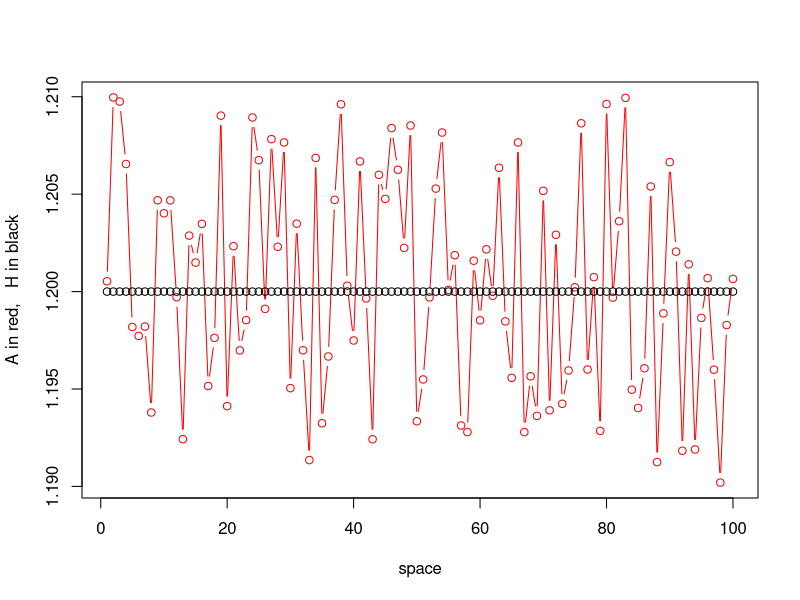
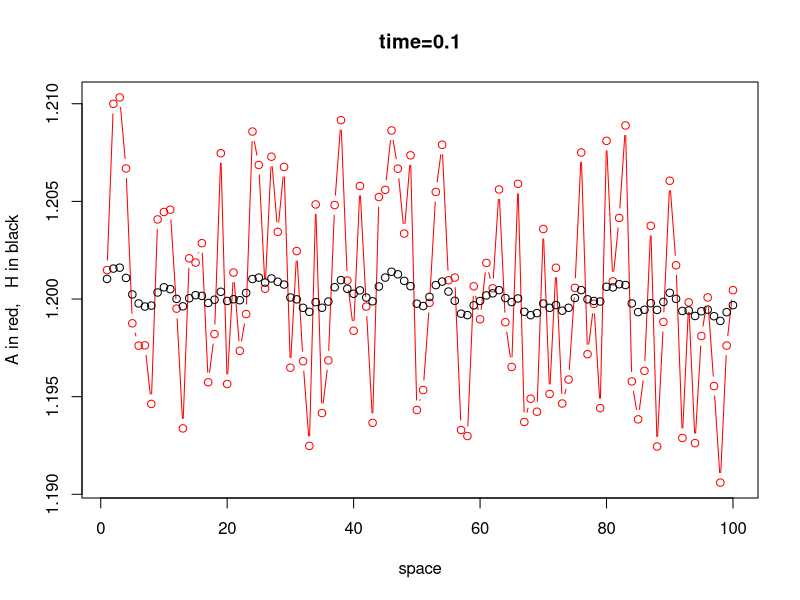
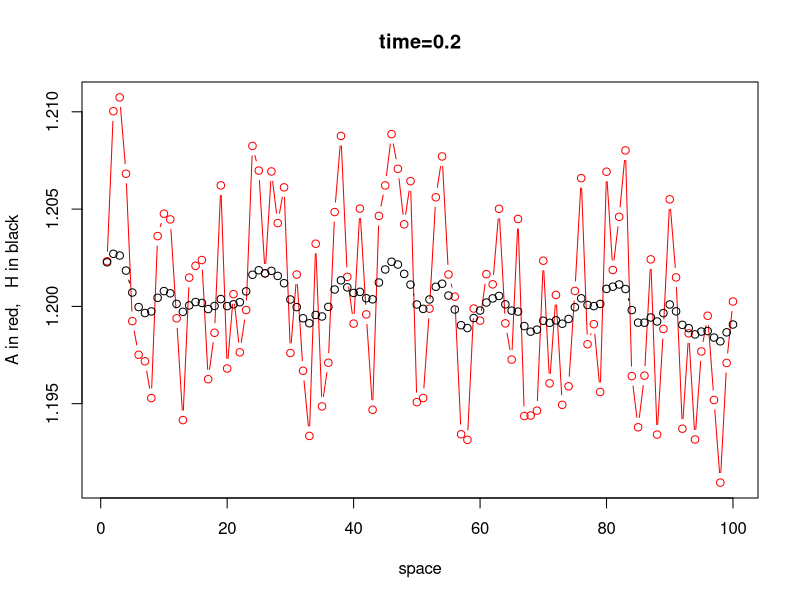
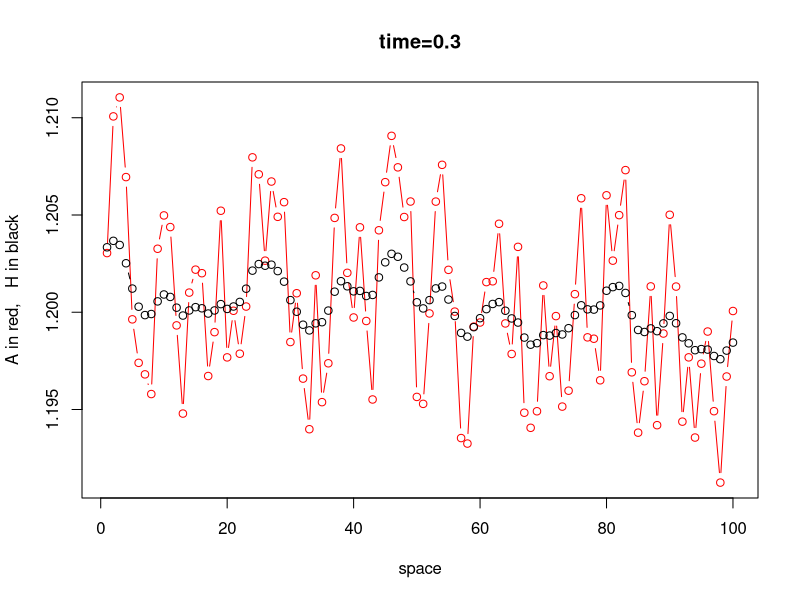
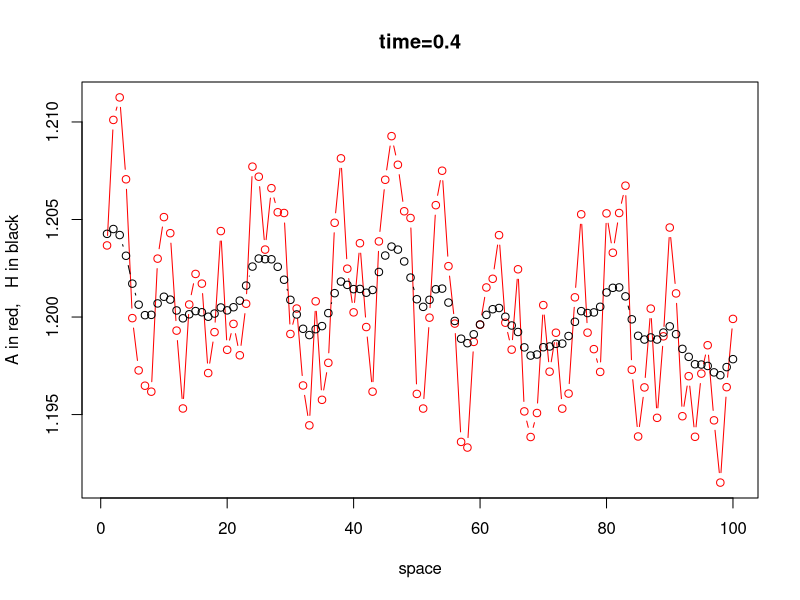
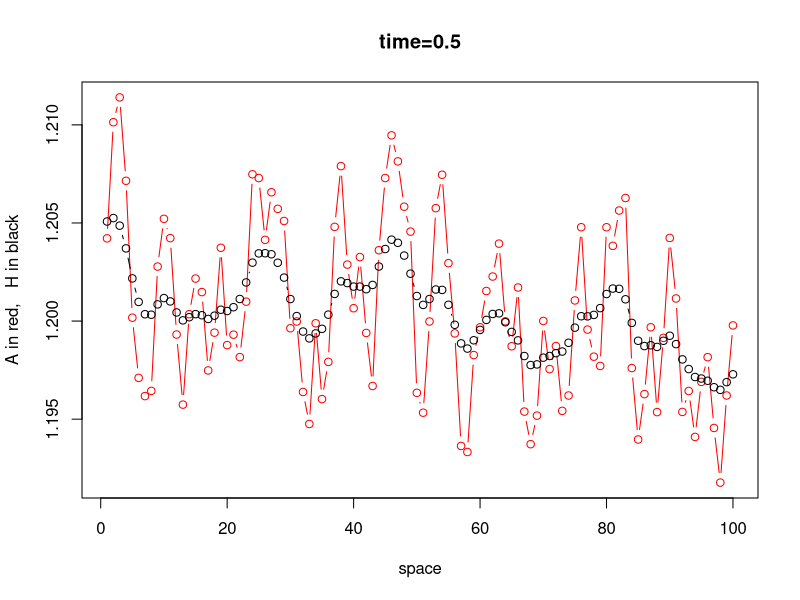
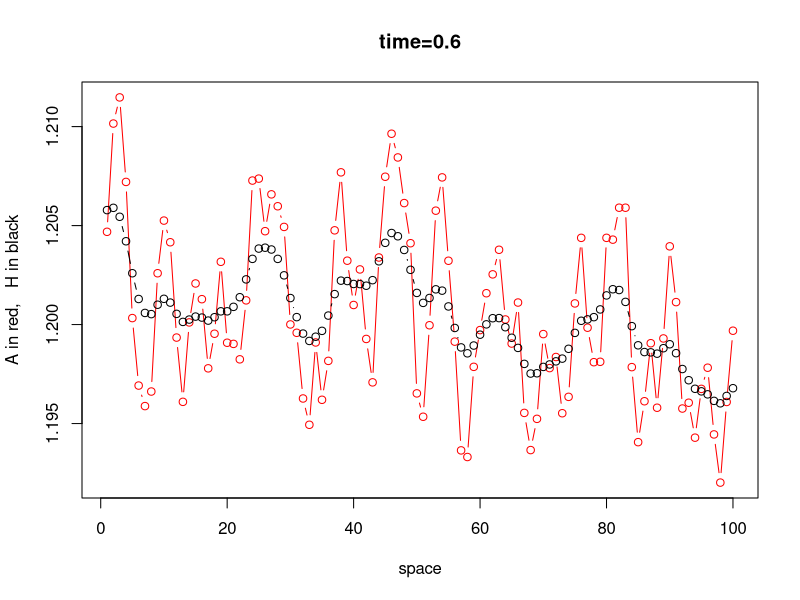
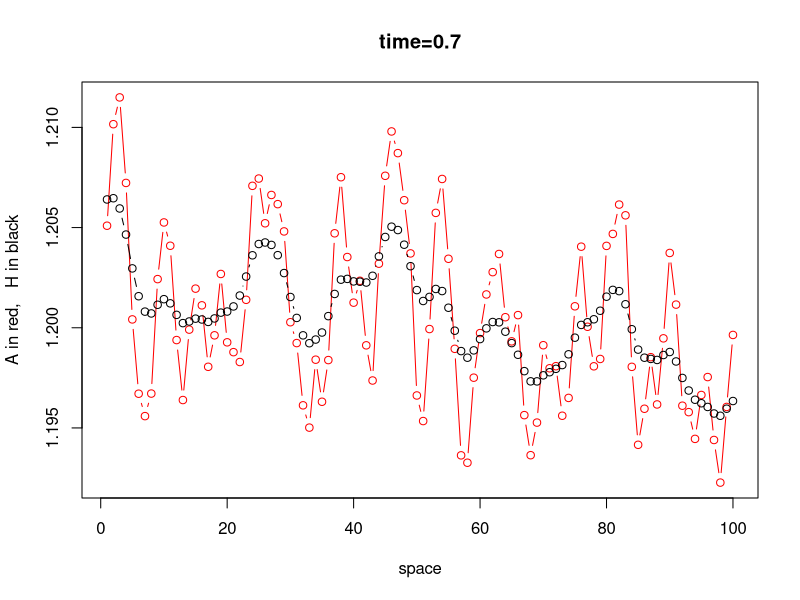

R code for these plots, in order:
#
# Reaction--Diffusion system of Gierer and Meinhardt taken from
#  Edelstien-Keshet book page 531.
#
#          2              2
#  da     a              d a
#  -- =  --- - mu*a + Da --- 
#  dt     h                2
#                        dx
#
#
#                        2
#  dh    2             d h
#  -- = a  - nu*h + Dh --- 
#  dt                    2
#                      dx
#
#
#  homogeneous equilibrium
#        nu           nu
#   a = -----,   h = -----
#                       2
#        mu           mu
#
#  is stable when  nu > mu, without diffusion
#
#  
##########################################################################


# parameters
#
mu = 1.0     # decay rate rate activator
nu = 1.2     # decay rate rate inhibitor

Da = 1    # diffusion coefficent of activator
Dh = 20    # diffusion coefficent of inhibitor


Nt = 50000   # number of time steps to take
dt = 0.001   # time step

tplot = 100    # make a plot every this many steps
tpause = 0.1 # system pause in animation

Nx = 100     # number of space steps 
dx = 1.0     # length of space step


# initial conditions -- equilibrium, then perturb
#
a0 = nu/mu    
h0 = nu/mu^2
A = array(a0 , Nx) 
H = array(h0 , Nx)
Anew = A
Hnew = H

# perturbation of equilibrium
#
A = A + runif(Nx,-0.01,0.01) # perturb
#k = 1; A = A + 0.01*cos(k*pi*((1:Nx)-1/2)/Nx)

# make reaction functions 
#
Ra = function(x,y) (x  /y - mu)*x
Rh = function(x,y) (x^2/y - nu)*y

# per time step hopping rates from diffusion
#
pa = dt*Da/dx^2
ph = dt*Dh/dx^2

# plot the initial conditions and pause
#
ymax = max( max(A),max(H))
ymax = max(ymax, 1.005*max(a0,h0))
ymin = min( min(A),min(H))
ymin = min(ymin, 0.995*min(a0,h0))
plot(A,type='b',col='red',ylim=c(ymin,ymax),xlab="space",ylab="A in red,   H in black")
lines(H,type='b',col='black')
Sys.sleep(2.0)


# begin main loop in time
#
for( n in 1:Nt ){

    # no flux boundaries
    #
    Anew[1]  = A[1]  + dt*Ra(A[1], H[1] ) + pa * (A[2]   -A[1] )
    Hnew[1]  = H[1]  + dt*Rh(A[1], H[1] ) + ph * (H[2]   -H[1] )
    Anew[Nx] = A[Nx] + dt*Ra(A[Nx],H[Nx]) + pa * (A[Nx-1]-A[Nx])
    Hnew[Nx] = H[Nx] + dt*Rh(A[Nx],H[Nx]) + ph * (H[Nx-1]-H[Nx])

    
    # interior points
    #
    for( j in 2:(Nx-1) ){
        Anew[j] = A[j] + dt*Ra(A[j],H[j]) + pa * (A[j-1]-2.0*A[j]+A[j+1])
        Hnew[j] = H[j] + dt*Rh(A[j],H[j]) + ph * (H[j-1]-2.0*H[j]+H[j+1])
    }

    # update
    #
    A = Anew
    H = Hnew

    # make a plot
    #
    if(n %% tplot == 0) {

      # animate
      #
      ymax = max( max(A),max(H))
      ymax = max(ymax, 1.005*max(a0,h0))
      ymin = min( min(A),min(H))
      ymin = min(ymin, 0.995*min(a0,h0))
      
      plot(A,type='b',col='red',main=sprintf("time=%g",n*dt),xlab="space",ylab="A in red,   H in black",ylim=c(ymin,ymax))
      lines(H,type='b',col='black')
     
      # pause
      #
      Sys.sleep(tpause)
    }
    
}  # end time loop

